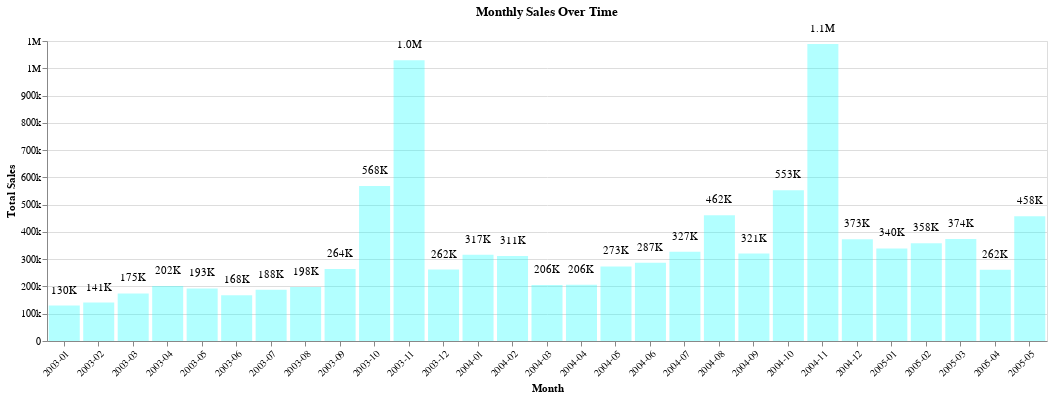

Notebook source saved alongside this figure:
### Code cell
create_sales_chart(data)

### Figure 1 — Vega-Lite specification as saved in the notebook (floating-point values rounded to 4 significant figures)
{"config": {"view": {"continuousWidth": 300, "continuousHeight": 300}}, "layer": [{"mark": {"type": "bar", "color": "cyan", "opacity": 0.3}, "encoding": {"tooltip": [{"field": "YearMonth", "type": "nominal"}, {"field": "ReadableSales", "type": "nominal"}], "x": {"axis": {"labelAngle": -45}, "field": "YearMonth", "title": "Month", "type": "ordinal"}, "y": {"axis": {"format": ".1s"}, "field": "SALES", "title": "Total Sales", "type": "quantitative"}}, "title": "Monthly Sales Over Time"}, {"mark": {"type": "text", "align": "center", "baseline": "bottom", "dy": -10}, "encoding": {"text": {"field": "ReadableSales", "type": "ordinal"}, "tooltip": [{"field": "YearMonth", "type": "nominal"}, {"field": "ReadableSales", "type": "nominal"}], "x": {"axis": {"labelAngle": -45}, "field": "YearMonth", "title": "Month", "type": "ordinal"}, "y": {"axis": {"format": ".1s"}, "field": "SALES", "title": "Total Sales", "type": "quantitative"}}, "title": "Monthly Sales Over Time"}], "data": {"name": "data-97e1df37b12e2457e48b67afcdf85a08"}, "height": 300, "width": 1000, "$schema": "https://vega.github.io/schema/vega-lite/v5.8.0.json", "datasets": {"data-97e1df37b12e2457e48b67afcdf85a08": [{"YearMonth": "2003-01", "SALES": 129800.0, "ReadableSales": "130K"}, {"YearMonth": "2003-02", "SALES": 140800.0, "ReadableSales": "141K"}, {"YearMonth": "2003-03", "SALES": 174500.0, "ReadableSales": "175K"}, {"YearMonth": "2003-04", "SALES": 201600.0, "ReadableSales": "202K"}, {"YearMonth": "2003-05", "SALES": 192700.0, "ReadableSales": "193K"}, {"YearMonth": "2003-06", "SALES": 168100.0, "ReadableSales": "168K"}, {"YearMonth": "2003-07", "SALES": 187700.0, "ReadableSales": "188K"}, {"YearMonth": "2003-08", "SALES": 197800.0, "ReadableSales": "198K"}, {"YearMonth": "2003-09", "SALES": 264000.0, "ReadableSales": "264K"}, {"YearMonth": "2003-10", "SALES": 568300.0, "ReadableSales": "568K"}, {"YearMonth": "2003-11", "SALES": 1030000.0, "ReadableSales": "1.0M"}, {"YearMonth": "2003-12", "SALES": 261900.0, "ReadableSales": "262K"}, {"YearMonth": "2004-01", "SALES": 316600.0, "ReadableSales": "317K"}, {"YearMonth": "2004-02", "SALES": 311400.0, "ReadableSales": "311K"}, {"YearMonth": "2004-03", "SALES": 205700.0, "ReadableSales": "206K"}, {"YearMonth": "2004-04", "SALES": 206100.0, "ReadableSales": "206K"}, {"YearMonth": "2004-05", "SALES": 273400.0, "ReadableSales": "273K"}, {"YearMonth": "2004-06", "SALES": 286700.0, "ReadableSales": "287K"}, {"YearMonth": "2004-07", "SALES": 327100.0, "ReadableSales": "327K"}, {"YearMonth": "2004-08", "SALES": 461500.0, "ReadableSales": "462K"}, {"YearMonth": "2004-09", "SALES": 320800.0, "ReadableSales": "321K"}, {"YearMonth": "2004-10", "SALES": 552900.0, "ReadableSales": "553K"}, {"YearMonth": "2004-11", "SALES": 1089000.0, "ReadableSales": "1.1M"}, {"YearMonth": "2004-12", "SALES": 372800.0, "ReadableSales": "373K"}, {"YearMonth": "2005-01", "SALES": 339500.0, "ReadableSales": "340K"}, {"YearMonth": "2005-02", "SALES": 358200.0, "ReadableSales": "358K"}, {"YearMonth": "2005-03", "SALES": 374300.0, "ReadableSales": "374K"}, {"YearMonth": "2005-04", "SALES": 261600.0, "ReadableSales": "262K"}, {"YearMonth": "2005-05", "SALES": 457900.0, "ReadableSales": "458K"}]}}
